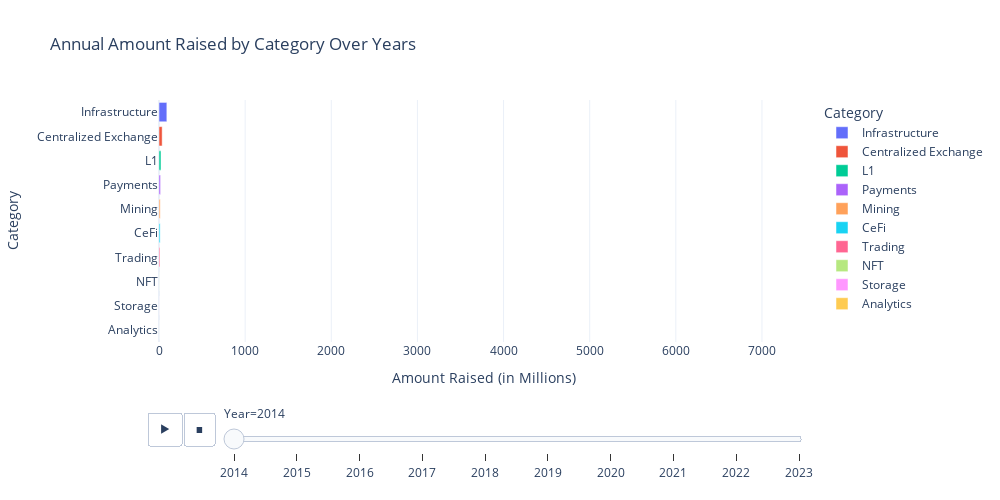

Notebook source saved alongside this figure:
### Code cell
fig = px.bar(year_cat, 
             x='Amount Raised', 
             y='Category', 
             animation_frame='Year', 
             orientation='h',
             range_x=[0, year_cat['Amount Raised'].max() * 1.1],
             title='Annual Amount Raised by Category Over Years',
             color='Category')

fig.update_layout(yaxis={'categoryorder':'total ascending'},
                  xaxis_title='Amount Raised (in Millions)',
                  yaxis_title='Category',
                  legend_title='Category',
                  template='plotly_white',
                  height=500,
                  width=1000)
fig.show()

### Figure 1 — Plotly figure (JSON) as saved in the notebook; plotly's stock layout.template omitted (floating-point values rounded to 4 significant figures)
{"data": [{"alignmentgroup": "True", "hovertemplate": "Category=%{y}<br>Year=2014<br>Amount Raised=%{x}<extra></extra>", "legendgroup": "Infrastructure", "marker": {"color": "#636efa", "pattern": {"shape": ""}}, "name": "Infrastructure", "offsetgroup": "Infrastructure", "orientation": "h", "showlegend": true, "textposition": "auto", "type": "bar", "x": [91.14], "xaxis": "x", "y": ["Infrastructure"], "yaxis": "y"}, {"alignmentgroup": "True", "hovertemplate": "Category=%{y}<br>Year=2014<br>Amount Raised=%{x}<extra></extra>", "legendgroup": "Centralized Exchange", "marker": {"color": "#EF553B", "pattern": {"shape": ""}}, "name": "Centralized Exchange", "offsetgroup": "Centralized Exchange", "orientation": "h", "showlegend": true, "textposition": "auto", "type": "bar", "x": [36.65], "xaxis": "x", "y": ["Centralized Exchange"], "yaxis": "y"}, {"alignmentgroup": "True", "hovertemplate": "Category=%{y}<br>Year=2014<br>Amount Raised=%{x}<extra></extra>", "legendgroup": "L1", "marker": {"color": "#00cc96", "pattern": {"shape": ""}}, "name": "L1", "offsetgroup": "L1", "orientation": "h", "showlegend": true, "textposition": "auto", "type": "bar", "x": [22.98], "xaxis": "x", "y": ["L1"], "yaxis": "y"}, {"alignmentgroup": "True", "hovertemplate": "Category=%{y}<br>Year=2014<br>Amount Raised=%{x}<extra></extra>", "legendgroup": "Payments", "marker": {"color": "#ab63fa", "pattern": {"shape": ""}}, "name": "Payments", "offsetgroup": "Payments", "orientation": "h", "showlegend": true, "textposition": "auto", "type": "bar", "x": [18], "xaxis": "x", "y": ["Payments"], "yaxis": "y"}, {"alignmentgroup": "True", "hovertemplate": "Category=%{y}<br>Year=2014<br>Amount Raised=%{x}<extra></extra>", "legendgroup": "Mining", "marker": {"color": "#FFA15A", "pattern": {"shape": ""}}, "name": "Mining", "offsetgroup": "Mining", "orientation": "h", "showlegend": true, "textposition": "auto", "type": "bar", "x": [14], "xaxis": "x", "y": ["Mining"], "yaxis": "y"}, {"alignmentgroup": "True", "hovertemplate": "Category=%{y}<br>Year=2014<br>Amount Raised=%{x}<extra></extra>", "legendgroup": "CeFi", "marker": {"color": "#19d3f3", "pattern": {"shape": ""}}, "name": "CeFi", "offsetgroup": "CeFi", "orientation": "h", "showlegend": true, "textposition": "auto", "type": "bar", "x": [13.24], "xaxis": "x", "y": ["CeFi"], "yaxis": "y"}, {"alignmentgroup": "True", "hovertemplate": "Category=%{y}<br>Year=2014<br>Amount Raised=%{x}<extra></extra>", "legendgroup": "Trading", "marker": {"color": "#FF6692", "pattern": {"shape": ""}}, "name": "Trading", "offsetgroup": "Trading", "orientation": "h", "showlegend": true, "textposition": "auto", "type": "bar", "x": [10.9], "xaxis": "x", "y": ["Trading"], "yaxis": "y"}, {"alignmentgroup": "True", "hovertemplate": "Category=%{y}<br>Year=2014<br>Amount Raised=%{x}<extra></extra>", "legendgroup": "NFT", "marker": {"color": "#B6E880", "pattern": {"shape": ""}}, "name": "NFT", "offsetgroup": "NFT", "orientation": "h", "showlegend": true, "textposition": "auto", "type": "bar", "x": [0.914], "xaxis": "x", "y": ["NFT"], "yaxis": "y"}, {"alignmentgroup": "True", "hovertemplate": "Category=%{y}<br>Year=2014<br>Amount Raised=%{x}<extra></extra>", "legendgroup": "Storage", "marker": {"color": "#FF97FF", "pattern": {"shape": ""}}, "name": "Storage", "offsetgroup": "Storage", "orientation": "h", "showlegend": true, "textposition": "auto", "type": "bar", "x": [0.582], "xaxis": "x", "y": ["Storage"], "yaxis": "y"}, {"alignmentgroup": "True", "hovertemplate": "Category=%{y}<br>Year=2014<br>Amount Raised=%{x}<extra></extra>", "legendgroup": "Analytics", "marker": {"color": "#FECB52", "pattern": {"shape": ""}}, "name": "Analytics", "offsetgroup": "Analytics", "orientation": "h", "showlegend": true, "textposition": "auto", "type": "bar", "x": [0.1], "xaxis": "x", "y": ["Analytics"], "yaxis": "y"}], "layout": {"barmode": "relative", "height": 500, "legend": {"title": {"text": "Category"}, "tracegroupgap": 0}, "sliders": [{"active": 0, "currentvalue": {"prefix": "Year="}, "len": 0.9, "pad": {"b": 10, "t": 60}, "steps": [{"args": [["2014"], {"frame": {"duration": 0, "redraw": true}, "fromcurrent": true, "mode": "immediate", "transition": {"duration": 0, "easing": "linear"}}], "label": "2014", "method": "animate"}, {"args": [["2015"], {"frame": {"duration": 0, "redraw": true}, "fromcurrent": true, "mode": "immediate", "transition": {"duration": 0, "easing": "linear"}}], "label": "2015", "method": "animate"}, {"args": [["2016"], {"frame": {"duration": 0, "redraw": true}, "fromcurrent": true, "mode": "immediate", "transition": {"duration": 0, "easing": "linear"}}], "label": "2016", "method": "animate"}, {"args": [["2017"], {"frame": {"duration": 0, "redraw": true}, "fromcurrent": true, "mode": "immediate", "transition": {"duration": 0, "easing": "linear"}}], "label": "2017", "method": "animate"}, {"args": [["2018"], {"frame": {"duration": 0, "redraw": true}, "fromcurrent": true, "mode": "immediate", "transition": {"duration": 0, "easing": "linear"}}], "label": "2018", "method": "animate"}, {"args": [["2019"], {"frame": {"duration": 0, "redraw": true}, "fromcurrent": true, "mode": "immediate", "transition": {"duration": 0, "easing": "linear"}}], "label": "2019", "method": "animate"}, {"args": [["2020"], {"frame": {"duration": 0, "redraw": true}, "fromcurrent": true, "mode": "immediate", "transition": {"duration": 0, "easing": "linear"}}], "label": "2020", "method": "animate"}, {"args": [["2021"], {"frame": {"duration": 0, "redraw": true}, "fromcurrent": true, "mode": "immediate", "transition": {"duration": 0, "easing": "linear"}}], "label": "2021", "method": "animate"}, {"args": [["2022"], {"frame": {"duration": 0, "redraw": true}, "fromcurrent": true, "mode": "immediate", "transition": {"duration": 0, "easing": "linear"}}], "label": "2022", "method": "animate"}, {"args": [["2023"], {"frame": {"duration": 0, "redraw": true}, "fromcurrent": true, "mode": "immediate", "transition": {"duration": 0, "easing": "linear"}}], "label": "2023", "method": "animate"}], "x": 0.1, "xanchor": "left", "y": 0, "yanchor": "top"}], "title": {"text": "Annual Amount Raised by Category Over Years"}, "updatemenus": [{"buttons": [{"args": [null, {"frame": {"duration": 500, "redraw": true}, "fromcurrent": true, "mode": "immediate", "transition": {"duration": 500, "easing": "linear"}}], "label": "&#9654;", "method": "animate"}, {"args": [[null], {"frame": {"duration": 0, "redraw": true}, "fromcurrent": true, "mode": "immediate", "transition": {"duration": 0, "easing": "linear"}}], "label": "&#9724;", "method": "animate"}], "direction": "left", "pad": {"r": 10, "t": 70}, "showactive": false, "type": "buttons", "x": 0.1, "xanchor": "right", "y": 0, "yanchor": "top"}], "width": 1000, "xaxis": {"anchor": "y", "domain": [0, 1], "range": [0, 7546.0], "title": {"text": "Amount Raised (in Millions)"}}, "yaxis": {"anchor": "x", "categoryarray": ["EVM", "AI", "CEX", "RWA", "Betting", "DEX", "Hardware", "Insurance", "Information services digital assets", "CeFi Yield", "Zero Knowledge Industry", "MEV", "Blockchain-as-a-Service", "Liquid Staking Protocol", "Taxes", "Cloud Security", "Smart contract audits", "Game", "Crypto Intelligence", "News", "Supply Chain", "Voting", "Smart contract security", "Custody", "DAO infrastructure", "L2", "Healthcare", "Scaling Solution", "IoT", "Travel", "Social Platform", "Smart Contract Platform", "Real Estate", "Information security", "Metaverse", "Digital Identity", "Banking", "Web3", "Cybersecurity", "DeFi", "Gaming", "Analytics", "Storage", "NFT", "Trading", "CeFi", "Mining", "Payments", "L1", "Centralized Exchange", "Infrastructure"], "categoryorder": "total ascending", "domain": [0, 1], "title": {"text": "Category"}}}}
